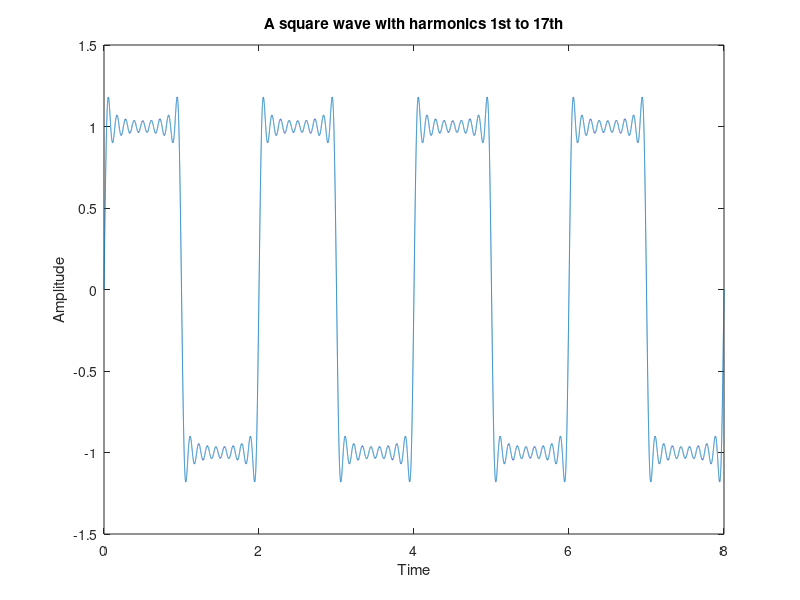
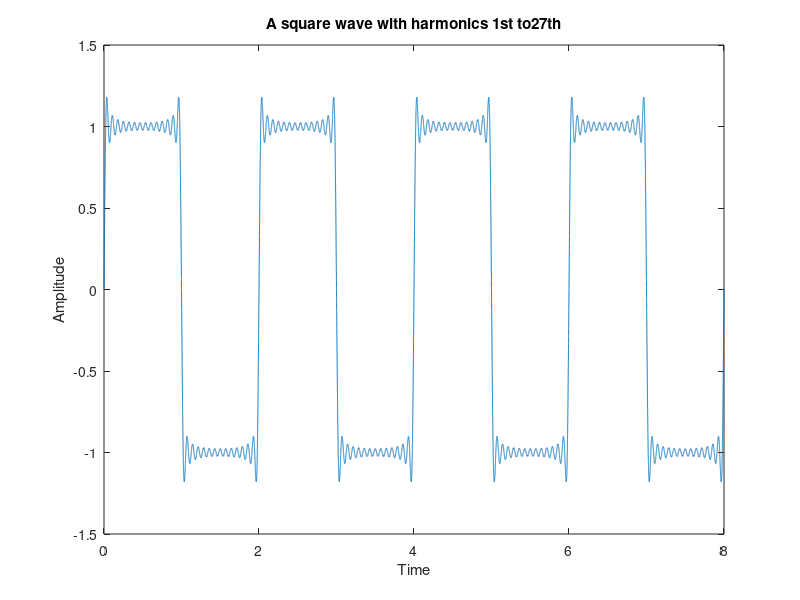

These figures' MATLAB source, in order:
clc;
clear all;
close all;
%First lets add effects 1st to 17th
%time given in example
t = 0:0.0001:8;
%fundamental frequency given in example
ff = 0.5;
%Finding Ist 
y = (4/pi)*sin(2*pi*ff*t);
%lets apply loop from 3 to 7 with step gap 2
for k = 3:2:17
    fh = ff*k;
    x = (4/(k*pi))*sin(2*pi*fh*t);
    %Ist will be added here
    y = y+x;
end
%For Different window graphs
figure
%Plotting the ist to 17th harmonic
plot(t,y);
title('A square wave with harmonics 1st to 17th'); 
xlabel('Time');
ylabel('Amplitude');
figure
%for ist to 27th
ff = 0.5;
%Again declaring ist here
y = (4/pi)*sin(2*pi*ff*t);
%Applyng  loop from 3 to 27
for k = 3:2:27
    fh = ff*k;
    x = (4/(k*pi))*sin(2*pi*fh*t);
    y = y+x;
end
plot(t,y);
title('A square wave with harmonics 1st to27th'); 
xlabel('Time');
ylabel('Amplitude');
